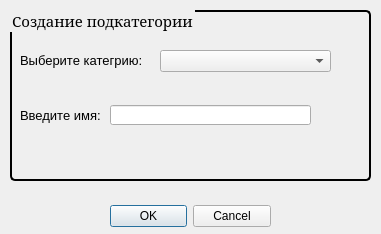
<?xml version="1.0" encoding="UTF-8"?>
<ui version="4.0">
 <class>Dialog</class>
 <widget class="QDialog" name="Dialog">
  <property name="geometry">
   <rect>
    <x>0</x>
    <y>0</y>
    <width>381</width>
    <height>234</height>
   </rect>
  </property>
  <property name="font">
   <font>
    <family>MS Shell Dlg 2</family>
   </font>
  </property>
  <property name="windowTitle">
   <string>Dialog</string>
  </property>
  <widget class="QDialogButtonBox" name="buttonBox">
   <property name="geometry">
    <rect>
     <x>110</x>
     <y>200</y>
     <width>161</width>
     <height>32</height>
    </rect>
   </property>
   <property name="orientation">
    <enum>Qt::Horizontal</enum>
   </property>
   <property name="standardButtons">
    <set>QDialogButtonBox::Cancel|QDialogButtonBox::Ok</set>
   </property>
  </widget>
  <widget class="QGroupBox" name="groupBox">
   <property name="geometry">
    <rect>
     <x>10</x>
     <y>10</y>
     <width>361</width>
     <height>171</height>
    </rect>
   </property>
   <property name="font">
    <font>
     <family>MS Serif</family>
     <pointsize>11</pointsize>
    </font>
   </property>
   <property name="styleSheet">
    <string notr="true">QGroupBox {
margin-top: 2ex;
}
QGroupBox:enabled {
border: 2px solid black;
border-radius: 5px;
}
QGroupBox::title {
subcontrol-origin: margin;
 left: 3ex;
 }
</string>
   </property>
   <property name="title">
    <string>Создание подкатегории</string>
   </property>
   <widget class="QLabel" name="label_3">
    <property name="geometry">
     <rect>
      <x>10</x>
      <y>90</y>
      <width>81</width>
      <height>31</height>
     </rect>
    </property>
    <property name="font">
     <font>
      <family>MS Shell Dlg 2</family>
      <pointsize>10</pointsize>
     </font>
    </property>
    <property name="text">
     <string>Введите имя:</string>
    </property>
   </widget>
   <widget class="QLineEdit" name="nameLine">
    <property name="geometry">
     <rect>
      <x>100</x>
      <y>95</y>
      <width>201</width>
      <height>20</height>
     </rect>
    </property>
   </widget>
   <widget class="QLabel" name="label_2">
    <property name="geometry">
     <rect>
      <x>10</x>
      <y>40</y>
      <width>131</width>
      <height>21</height>
     </rect>
    </property>
    <property name="font">
     <font>
      <family>MS Shell Dlg 2</family>
      <pointsize>10</pointsize>
     </font>
    </property>
    <property name="text">
     <string>Выберите категрию:</string>
    </property>
   </widget>
   <widget class="QComboBox" name="categoryBox">
    <property name="geometry">
     <rect>
      <x>150</x>
      <y>40</y>
      <width>171</width>
      <height>22</height>
     </rect>
    </property>
   </widget>
  </widget>
 </widget>
 <resources/>
 <connections>
  <connection>
   <sender>buttonBox</sender>
   <signal>accepted()</signal>
   <receiver>Dialog</receiver>
   <slot>accept()</slot>
   <hints>
    <hint type="sourcelabel">
     <x>248</x>
     <y>254</y>
    </hint>
    <hint type="destinationlabel">
     <x>157</x>
     <y>274</y>
    </hint>
   </hints>
  </connection>
  <connection>
   <sender>buttonBox</sender>
   <signal>rejected()</signal>
   <receiver>Dialog</receiver>
   <slot>reject()</slot>
   <hints>
    <hint type="sourcelabel">
     <x>316</x>
     <y>260</y>
    </hint>
    <hint type="destinationlabel">
     <x>286</x>
     <y>274</y>
    </hint>
   </hints>
  </connection>
 </connections>
</ui>
